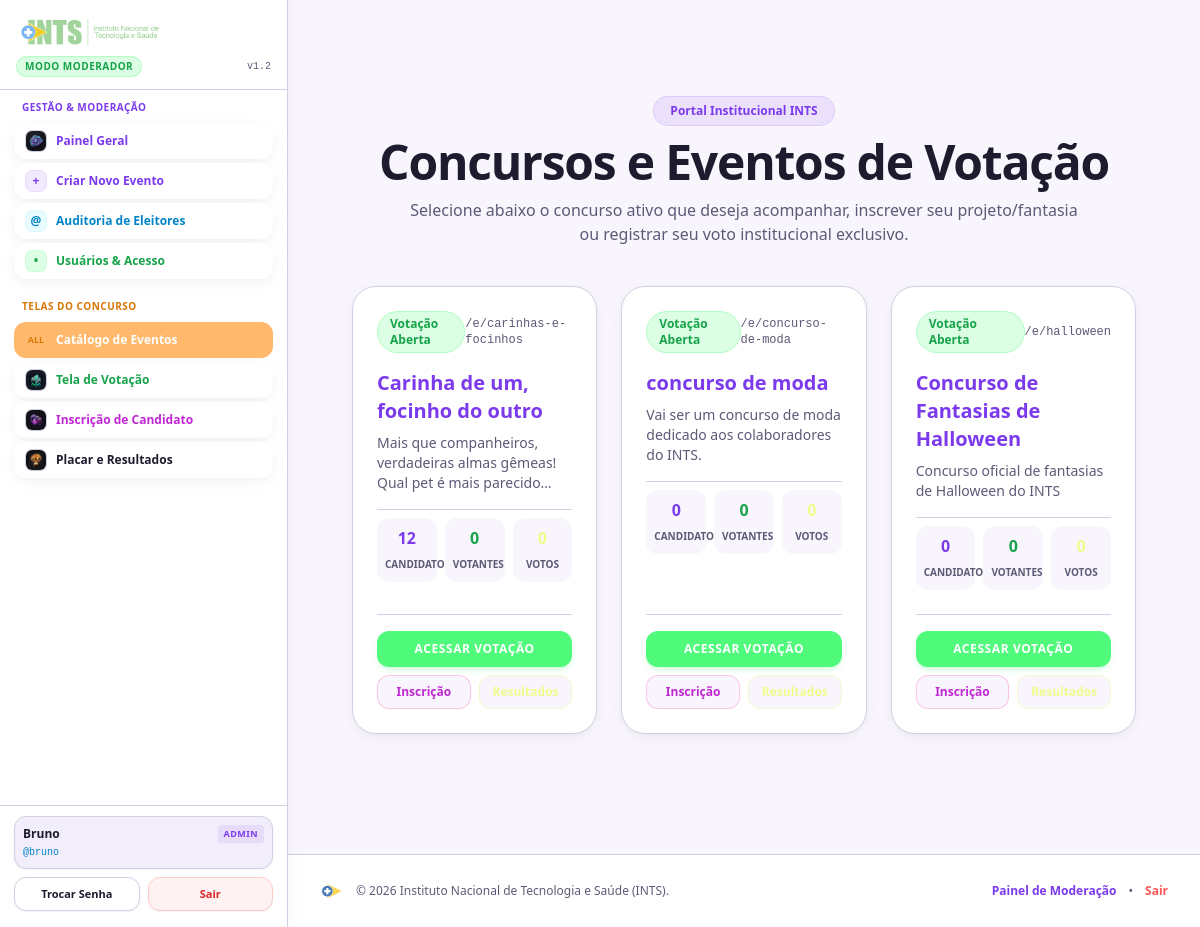
Screenshot of /eventos (signed in) with the database file from the repository.
### tables this page shows
CREATE TABLE events (
                id INTEGER PRIMARY KEY AUTOINCREMENT,
                slug TEXT NOT NULL COLLATE NOCASE UNIQUE,
                nome TEXT NOT NULL,
                descricao TEXT DEFAULT '',
                ativo INTEGER DEFAULT 1,
                created_at TIMESTAMP DEFAULT CURRENT_TIMESTAMP
            , tema TEXT DEFAULT 'dracula', campos_personalizados TEXT DEFAULT '[]');

### app/routes/public.py (the view)
@public_bp.route("/eventos", methods=["GET"])
def events_catalog():
    all_events = list_events()
    if request.is_json or request.headers.get("Accept") == "application/json":
        return jsonify({"events": all_events}), 200
    return render_template("events.html", events=all_events)

### app/__init__.py (called while the page is built)
    def __call__(self, environ, start_response):
        script_name = environ.get("HTTP_X_SCRIPT_NAME", "")
        if script_name:
            environ["SCRIPT_NAME"] = script_name
            path_info = environ.get("PATH_INFO", "")
            if path_info.startswith(script_name):
                environ["PATH_INFO"] = path_info[len(script_name):]
        return self.app(environ, start_response)

### app/db.py (called while the page is built, shortened)
def parse_custom_fields(fields_input: Any) -> List[Dict[str, Any]]:
    if not fields_input:
        return []
    parsed = []
    if isinstance(fields_input, str):
        fields_input = fields_input.strip()
        if not fields_input or fields_input in ("[]", "{}"):
            return []
        try:
            parsed = json.loads(fields_input)
        except Exception:
            return []
    elif isinstance(fields_input, list):
        parsed = fields_input
    elif isinstance(fields_input, dict):
        parsed = [fields_input]
    else:
        return []

def create_connection(db_path: Union[str, Path]) -> sqlite3.Connection:
    path_str = str(db_path)
    if path_str != ":memory:":
        os.makedirs(os.path.dirname(os.path.abspath(path_str)), exist_ok=True)
    conn = sqlite3.connect(
        path_str,
        timeout=5.0,
        isolation_level=None,  # Autocommit mode enables explicit transaction control (BEGIN IMMEDIATE)
        check_same_thread=False
    )
    conn.row_factory = sqlite3.Row
    conn.execute("PRAGMA foreign_keys = ON;")
    conn.execute("PRAGMA journal_mode = WAL;")
    conn.execute("PRAGMA busy_timeout = 5000;")
    conn.execute("PRAGMA synchronous = NORMAL;")
    return conn

def get_db(db_path: Optional[Union[str, Path]] = None) -> sqlite3.Connection:
    if has_app_context():
        if "db" not in g:
            configured_path = current_app.config.get("DATABASE_PATH") or current_app.config.get("DATABASE")
            path = db_path or configured_path or DEFAULT_DB_PATH
            g.db = create_connection(path)
        return g.db
    path = db_path or DEFAULT_DB_PATH
    return create_connection(path)

### app/routes/public.py (called while the page is built)
@public_bp.after_request
def no_stale_pages(response):
    if response.mimetype == "text/html":
        response.headers["Cache-Control"] = "no-cache, must-revalidate"
    return response

### templates/events.html (shortened to what this page needs)
{% extends "base.html" %}
{% block content %}
<div class="max-w-6xl mx-auto px-4 sm:px-6 lg:px-8 py-10 space-y-10">
  <div class="text-center space-y-3">
    <div class="inline-flex items-center px-4 py-1.5 rounded-full text-xs font-bold bg-[#bd93f9]/20 text-[#bd93f9] border border-[#bd93f9]/30">
      Portal Institucional INTS
    </div>
    <h1 class="text-3xl sm:text-4xl lg:text-5xl font-black text-[#f8f8f2] tracking-tight">
      Concursos e Eventos de Votação
    </h1>
    <p class="max-w-2xl mx-auto text-sm sm:text-base text-[#6272a4]">
      Selecione abaixo o concurso ativo que deseja acompanhar, inscrever seu projeto/fantasia ou registrar seu voto institucional exclusivo.
    </p>
  </div>
  {% if events %}
  <div class="grid grid-cols-1 md:grid-cols-2 lg:grid-cols-3 gap-6">
    {% for ev in events %}
    <div class="bg-[#343746] rounded-3xl p-6 border border-[#6272a4]/40 shadow-xl flex flex-col justify-between hover:border-[#bd93f9] transition duration-200 group">
      <div class="space-y-4">
        <div class="flex items-center justify-between">
          {% if ev.ativo %}
          <span class="inline-flex items-center px-3 py-1 rounded-full text-xs font-bold bg-[#50fa7b]/20 text-[#50fa7b] border border-[#50fa7b]/30">
            Votação Aberta
          </span>
          {% else %}
          <span class="inline-flex items-center px-3 py-1 rounded-full text-xs font-bold bg-[#ff5555]/20 text-[#ff5555] border border-[#ff5555]/30">
            Encerrado
          </span>
          {% endif %}
          <span class="text-xs font-mono text-[#6272a4]">/e/{{ ev.slug }}</span>
        </div>
        <div>
          <h2 class="text-xl font-black text-[#f8f8f2] group-hover:text-[#bd93f9] transition">
            {{ ev.nome }}
          </h2>
          <p class="text-xs sm:text-sm text-[#6272a4] mt-2 line-clamp-3">
            {{ ev.descricao or 'Concurso institucional oficial do Instituto Nacional de Tecnologia e Saúde.' }}
          </p>
        </div>
        <div class="grid grid-cols-3 gap-2 pt-2 border-t border-[#6272a4]/20 text-center">
          <div class="p-2 rounded-xl bg-[#282a36]">
            <span class="block text-base font-extrabold text-[#bd93f9]">{{ ev.total_candidatos or 0 }}</span>
            <span class="text-[10px] uppercase font-bold text-[#6272a4]">Candidatos</span>
          </div>
          <div class="p-2 rounded-xl bg-[#282a36]">
            <span class="block text-base font-extrabold text-[#50fa7b]">{{ ev.total_votantes or 0 }}</span>
            <span class="text-[10px] uppercase font-bold text-[#6272a4]">Votantes</span>
          </div>
          <div class="p-2 rounded-xl bg-[#282a36]">
            <span class="block text-base font-extrabold text-[#f1fa8c]">{{ ev.total_votos or 0 }}</span>
            <span class="text-[10px] uppercase font-bold text-[#6272a4]">Votos</span>
          </div>
        </div>
      </div>
      <div class="mt-6 pt-4 border-t border-[#6272a4]/30 space-y-2">
        {% if ev.ativo %}
        <a href="{{ url_for('public.vote', slug=ev.slug) }}"
           class="block w-full py-2.5 px-4 rounded-xl text-xs font-black uppercase tracking-wider text-center text-[#282a36] bg-[#50fa7b] hover:bg-[#50fa7b]/90 shadow-md shadow-[#50fa7b]/20 transition">
          Acessar Votação
        </a>
        {% endif %}
        <div class="grid grid-cols-2 gap-2">
          <a href="{{ url_for('public.register', slug=ev.slug) }}"
             class="py-2 px-3 rounded-xl text-xs font-bold text-center text-[#ff79c6] bg-[#282a36] hover:bg-[#ff79c6] hover:text-[#282a36] border border-[#ff79c6]/40 transition">
            Inscrição
          </a>
          <a href="{{ url_for('public.results', slug=ev.slug) }}"
             class="py-2 px-3 rounded-xl text-xs font-bold text-center text-[#f1fa8c] bg-[#282a36] hover:bg-[#f1fa8c] hover:text-[#282a36] border border-[#f1fa8c]/40 transition">
          </a>
        </div>
      </div>
    </div>
    {% endfor %}
  </div>
  {% else %}
  <div class="text-center py-16 bg-[#343746] rounded-3xl border border-[#6272a4]/30 space-y-4">
    <p class="text-base text-[#6272a4]">Nenhum concurso ou evento de votação ativo no momento.</p>
  </div>
  {% endif %}
</div>
{% endblock %}

### static/css/custom.css (style rules this page uses)
:root, [data-theme="dracula"] { --theme-bg: #282a36; --theme-header: #1e1f29; --theme-card: #343746; --theme-card-hover: #44475a; --theme-border: #6272a4; --theme-primary: #bd93f9; --theme-secondary: #ff79c6; --theme-accent: #ffb86c; --theme-success: #50fa7b; --theme-cyan: #8be9fd; --theme-text: #f8f8f2; --theme-muted: #9aa3c2; --theme-gradient: linear-gradient(135deg, #ffb86c, #ff79c6, #bd93f9); }
@media (prefers-color-scheme: light) { :root, [data-theme="dracula"] { --theme-bg: #f8f6fc; --theme-header: #ffffff; --theme-card: #ffffff; --theme-card-hover: #f1edfa; --theme-border: #d4cee4; --theme-primary: #7c3aed; --theme-secondary: #c026d3; --theme-accent: #d97706; --theme-success: #16a34a; --theme-cyan: #0284c7; --theme-text: #1e1b2e; --theme-muted: #5e5977; --theme-gradient: linear-gradient(135deg, #d97706, #c026d3, #7c3aed); } }
html { scroll-behavior: smooth; background-color: var(--theme-bg); color: var(--theme-text); }
body { background-color: var(--theme-bg); color: var(--theme-text); transition: background-color 0.25s ease, color 0.25s ease; }
@media (prefers-color-scheme: light) { .bg-\[\#282a36\], [class*="bg-[#282a36]"] { background-color: var(--theme-bg) !important; } }
@media (prefers-color-scheme: light) { .bg-\[\#343746\], [class*="bg-[#343746]"] { background-color: var(--theme-card) !important; box-shadow: 0 4px 18px -2px rgba(0, 0, 0, 0.05), 0 2px 6px -1px rgba(0, 0, 0, 0.03) !important; } }
@media (prefers-color-scheme: light) { .text-\[\#f8f8f2\], [class*="text-[#f8f8f2]"] { color: var(--theme-text) !important; } }
@media (prefers-color-scheme: light) { .text-\[\#6272a4\], [class*="text-[#6272a4]"] { color: var(--theme-muted) !important; } }
@media (prefers-color-scheme: light) { .text-\[\#bd93f9\], [class*="text-[#bd93f9]"] { color: var(--theme-primary) !important; } }
@media (prefers-color-scheme: light) { .text-\[\#ff79c6\], [class*="text-[#ff79c6]"] { color: var(--theme-secondary) !important; } }
@media (prefers-color-scheme: light) { .text-\[\#50fa7b\], [class*="text-[#50fa7b]"] { color: var(--theme-success) !important; } }
@media (prefers-color-scheme: light) { .border-\[\#6272a4\]\/20, .border-\[\#6272a4\]\/25, .border-\[\#6272a4\]\/30, .border-\[\#6272a4\]\/40, .border-\[\#6272a4\]\/50, .border-\[\#6272a4\], .border-\[\#44475a\] { border-color: var(--theme-border) !important; } }
@media (prefers-color-scheme: light) { .bg-\[\#bd93f9\].text-\[\#282a36\], .bg-\[\#50fa7b\].text-\[\#282a36\], .bg-\[\#ff79c6\].text-\[\#282a36\], .bg-\[\#ffb86c\].text-\[\#282a36\], .bg-\[\#f1fa8c\].text-\[\#282a36\] { color: #ffffff !important; } }

### rows the page displays
events: ativo "Votação Aberta", slug "carinhas-e-focinhos", nome "Carinha de um, focinho do outro", descricao "Mais que companheiros, verdadeiras almas gêmeas! Qual pet é mais…", total_candidatos "12", total_votantes "0"
events: ativo "Votação Aberta", slug "concurso-de-moda", nome "concurso de moda", descricao "Vai ser um concurso de moda dedicado aos colaboradores do INTS.", total_candidatos "0", total_votantes "0"
events: ativo "Votação Aberta", slug "halloween", nome "Concurso de Fantasias de Halloween", descricao "Concurso oficial de fantasias de Halloween do INTS", total_candidatos "0", total_votantes "0"

### other values shown
{{ session.user_name or session.username or 'Administrador' }} "Bruno"
{{ session.username or 'admin' }} "bruno"
{{ now_year or '2026' }} "2026"
